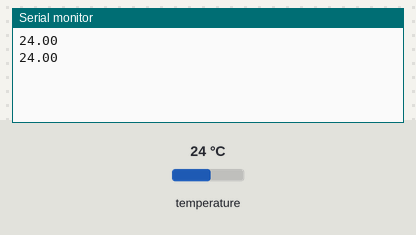
Bench run of a sketch on a simulated Arduino Uno, built with avr-gcc and run on an emulated ATmega328P. On the bench: the last lines printed to the serial monitor. Inputs (shaded band) come from the test bench; at power-on: temperature 24 °C.

Above: at 1.8 s.
1.9 s: temperature set to 12 °C
At 2.9 s:
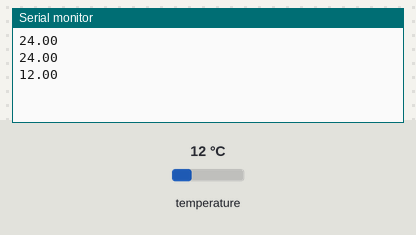
3.4 s: temperature set to 19 °C
At 4.9 s:
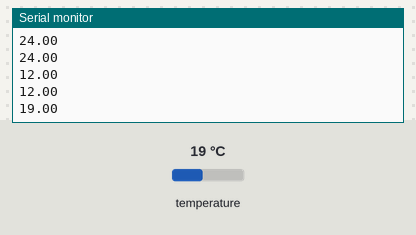
Timing chart, 0 to 6.4 s (numbered marks = the images above; inputs shaded):
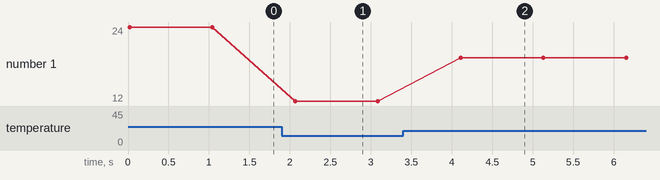

The sketch:

Water_temperature.ino
```cpp
 #include <OneWire.h> // library(라이브러리) 추가

const int Temp_SensingPin = 7; //Temperature Sensing Pin : 7(Digital I/O)
// Const int - 함수 지정 및 변동x(즉, 함수 고정)
// 7번 Pin으로 데이터를 받을 것이다.

OneWire ds(Temp_SensingPin);   //Basic library - ds(7)
// 7번 Pin으로 데이터를 받을 것이다.
// OneWire ds(Temp_SensingPin); = ds(7);


void setup(void) {
  Serial.begin(9600);          //Serial Communication, Baud
// 시리얼통신 신호율 9600

  pinMode(Temp_SensingPin, OUTPUT); //Pin, Only Sensing Read Setup
// 7번 핀은 센싱을 받기만 할 것이다. - 설정하는 것
}


void loop(void) {

  float temperature = getTemp(); //getTemp() 에서 온도 값을 불러 옵니다.
  Serial.println(temperature); //자체적으로 온도 프린트 해주기

  delay(1000); //딜레이

}


float getTemp(){
  //returns the temperature from one DS18S20 in DEG Celsius
  byte data[12];
  byte addr[8];
  if ( !ds.search(addr)) {
      //no more sensors on chain, reset search
      ds.reset_search();
      return -1000;
  }
  if ( OneWire::crc8( addr, 7) != addr[7]) {
      Serial.println("CRC is not valid!");
      return -1000;
  }
  if ( addr[0] != 0x10 && addr[0] != 0x28) {
      Serial.print("Device is not recognized");
      return -1000;
  }
  ds.reset();
  ds.select(addr);
  ds.write(0x44,1); // start conversion, with parasite power on at the end
  byte present = ds.reset();
  ds.select(addr);
  ds.write(0xBE); // Read Scratchpad

  for (int i = 0; i < 9; i++) { // we need 9 bytes
    data[i] = ds.read();
  }

  ds.reset_search();

  byte MSB = data[1];
  byte LSB = data[0];
  float tempRead = ((MSB << 8) | LSB); //using two's compliment
  float TemperatureSum = tempRead / 16;

  return TemperatureSum; //해당 값을 반환한다. - 즉 해당 값이 출력으로 나온다.
}
```

Measured:
- after the input at 1.9 s, the serial monitor: prints a new line after 0.17 s (image 1)
- after the input at 3.4 s, the serial monitor: prints a new line after 0.71 s (image 2)
- plotted number 1: 24 → 12 after the input at 1.9 s, 12 → 19 after the input at 3.4 s
